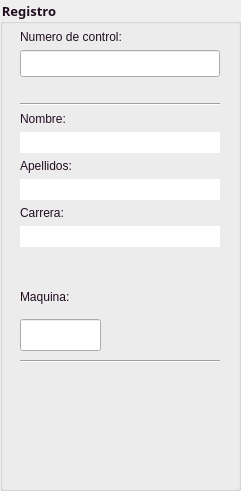
   <widget class="QGroupBox" name="groupBox">
    <property name="enabled">
     <bool>true</bool>
    </property>
    <property name="geometry">
     <rect>
      <x>580</x>
      <y>70</y>
      <width>241</width>
      <height>491</height>
     </rect>
    </property>
    <property name="sizePolicy">
     <sizepolicy hsizetype="Fixed" vsizetype="Preferred">
      <horstretch>0</horstretch>
      <verstretch>0</verstretch>
     </sizepolicy>
    </property>
    <property name="font">
     <font>
      <family>Ubuntu Mono</family>
      <pointsize>10</pointsize>
      <bold>true</bold>
     </font>
    </property>
    <property name="autoFillBackground">
     <bool>false</bool>
    </property>
    <property name="styleSheet">
     <string notr="true">color: rgb(33, 13, 32)</string>
    </property>
    <property name="title">
     <string>Registro</string>
    </property>
    <property name="flat">
     <bool>true</bool>
    </property>
    <widget class="QWidget" name="layoutWidget">
     <property name="geometry">
      <rect>
       <x>20</x>
       <y>30</y>
       <width>202</width>
       <height>253</height>
      </rect>
     </property>
     <property name="font">
      <font>
       <family>Ubuntu</family>
      </font>
     </property>
     <layout class="QVBoxLayout" name="verticalLayout">
      <property name="sizeConstraint">
       <enum>QLayout::SetFixedSize</enum>
      </property>
      <item>
       <widget class="QLabel" name="label">
        <property name="font">
         <font>
          <family>Ubuntu</family>
         </font>
        </property>
        <property name="styleSheet">
         <string notr="true">color: rgb(33, 13, 32)</string>
        </property>
        <property name="frameShadow">
         <enum>QFrame::Plain</enum>
        </property>
        <property name="text">
         <string>Numero de control:</string>
        </property>
       </widget>
      </item>
      <item>
       <widget class="QLineEdit" name="nControl">
        <property name="sizePolicy">
         <sizepolicy hsizetype="Ignored" vsizetype="Fixed">
          <horstretch>0</horstretch>
          <verstretch>0</verstretch>
         </sizepolicy>
        </property>
        <property name="font">
         <font>
          <pointsize>12</pointsize>
          <bold>true</bold>
         </font>
        </property>
        <property name="toolTip">
         <string/>
        </property>
        <property name="styleSheet">
         <string notr="true">color: rgb(33, 13, 32)</string>
        </property>
        <property name="text">
         <string/>
        </property>
        <property name="maxLength">
         <number>10</number>
        </property>
        <property name="alignment">
         <set>Qt::AlignCenter</set>
        </property>
       </widget>
      </item>
      <item>
       <spacer name="verticalSpacer_2">
        <property name="font">
         <font>
          <family>Ubuntu</family>
         </font>
        </property>
        <property name="orientation">
         <enum>Qt::Vertical</enum>
        </property>
        <property name="sizeHint" stdset="0">
         <size>
          <width>200</width>
          <height>20</height>
         </size>
        </property>
       </spacer>
      </item>
      <item>
       <widget class="Line" name="line">
        <property name="font">
         <font>
          <family>Ubuntu</family>
         </font>
        </property>
        <property name="orientation">
         <enum>Qt::Horizontal</enum>
        </property>
       </widget>
      </item>
      <item>
       <widget class="QLabel" name="label_2">
        <property name="font">
         <font>
          <family>Ubuntu</family>
         </font>
        </property>
        <property name="styleSheet">
         <string notr="true">color: rgb(33, 13, 32)</string>
        </property>
        <property name="frameShadow">
         <enum>QFrame::Sunken</enum>
        </property>
        <property name="text">
         <string>Nombre:</string>
        </property>
       </widget>
      </item>
      <item>
       <widget class="QLineEdit" name="nombre">
        <property name="font">
         <font>
          <family>Ubuntu</family>
          <pointsize>12</pointsize>
         </font>
        </property>
        <property name="cursor">
         <cursorShape>ForbiddenCursor</cursorShape>
        </property>
        <property name="mouseTracking">
         <bool>true</bool>
        </property>
        <property name="focusPolicy">
         <enum>Qt::NoFocus</enum>
        </property>
        <property name="autoFillBackground">
         <bool>false</bool>
        </property>
        <property name="styleSheet">
         <string notr="true">color: rgb(33, 13, 32)</string>
        </property>
        <property name="frame">
         <bool>false</bool>
        </property>
        <property name="readOnly">
         <bool>true</bool>
        </property>
       </widget>
      </item>
      <item>
       <widget class="QLabel" name="label_3">
        <property name="font">
         <font>
          <family>Ubuntu</family>
         </font>
        </property>
        <property name="styleSheet">
         <string notr="true">color: rgb(33, 13, 32)</string>
        </property>
        <property name="frameShadow">
         <enum>QFrame::Sunken</enum>
        </property>
        <property name="text">
         <string>Apellidos:</string>
        </property>
       </widget>
      </item>
      <item>
       <widget class="QLineEdit" name="apellidos">
        <property name="font">
         <font>
          <family>Ubuntu</family>
          <pointsize>12</pointsize>
         </font>
        </property>
        <property name="cursor">
         <cursorShape>ForbiddenCursor</cursorShape>
        </property>
        <property name="mouseTracking">
         <bool>true</bool>
        </property>
        <property name="focusPolicy">
         <enum>Qt::NoFocus</enum>
        </property>
        <property name="autoFillBackground">
         <bool>false</bool>
        </property>
        <property name="styleSheet">
         <string notr="true">color: rgb(33, 13, 32)</string>
        </property>
        <property name="frame">
         <bool>false</bool>
        </property>
        <property name="readOnly">
         <bool>true</bool>
        </property>
       </widget>
      </item>
      <item>
       <widget class="QLabel" name="label_5">
        <property name="font">
         <font>
          <family>Ubuntu</family>
         </font>
        </property>
        <property name="styleSheet">
         <string notr="true">color: rgb(33, 13, 32)</string>
        </property>
        <property name="frameShadow">
         <enum>QFrame::Sunken</enum>
        </property>
        <property name="text">
         <string>Carrera:</string>
        </property>
       </widget>
      </item>
      <item>
       <widget class="QLineEdit" name="carrera">
        <property name="font">
         <font>
          <family>Ubuntu</family>
          <pointsize>12</pointsize>
         </font>
        </property>
        <property name="cursor">
         <cursorShape>ForbiddenCursor</cursorShape>
        </property>
        <property name="mouseTracking">
         <bool>true</bool>
        </property>
        <property name="focusPolicy">
         <enum>Qt::NoFocus</enum>
        </property>
        <property name="autoFillBackground">
         <bool>false</bool>
        </property>
        <property name="styleSheet">
         <string notr="true">color: rgb(33, 13, 32)</string>
        </property>
        <property name="frame">
         <bool>false</bool>
        </property>
        <property name="readOnly">
         <bool>true</bool>
        </property>
       </widget>
      </item>
      <item>
       <spacer name="verticalSpacer_3">
        <property name="font">
         <font>
          <family>Ubuntu</family>
         </font>
        </property>
        <property name="orientation">
         <enum>Qt::Vertical</enum>
        </property>
        <property name="sizeHint" stdset="0">
         <size>
          <width>200</width>
          <height>20</height>
         </size>
        </property>
       </spacer>
      </item>
     </layout>
    </widget>
    <widget class="QWidget" name="layoutWidget">
     <property name="geometry">
      <rect>
       <x>20</x>
       <y>280</y>
       <width>81</width>
       <height>71</height>
      </rect>
     </property>
     <property name="font">
      <font>
       <family>Ubuntu</family>
      </font>
     </property>
     <layout class="QGridLayout" name="gridLayout">
      <item row="3" column="0">
       <widget class="QLineEdit" name="maquina">
        <property name="sizePolicy">
         <sizepolicy hsizetype="Ignored" vsizetype="Ignored">
          <horstretch>0</horstretch>
          <verstretch>0</verstretch>
         </sizepolicy>
        </property>
        <property name="font">
         <font>
          <family>Ubuntu</family>
          <pointsize>14</pointsize>
         </font>
        </property>
        <property name="styleSheet">
         <string notr="true">color: rgb(33, 13, 32)</string>
        </property>
        <property name="maxLength">
         <number>2</number>
        </property>
        <property name="alignment">
         <set>Qt::AlignCenter</set>
        </property>
       </widget>
      </item>
      <item row="0" column="0">
       <widget class="QLabel" name="label_4">
        <property name="font">
         <font>
          <family>Ubuntu</family>
         </font>
        </property>
        <property name="styleSheet">
         <string notr="true">color: rgb(33, 13, 32)</string>
        </property>
        <property name="frameShadow">
         <enum>QFrame::Sunken</enum>
        </property>
        <property name="text">
         <string>Maquina:</string>
        </property>
       </widget>
      </item>
     </layout>
    </widget>
    <widget class="Line" name="line_2">
     <property name="geometry">
      <rect>
       <x>20</x>
       <y>360</y>
       <width>200</width>
       <height>3</height>
      </rect>
     </property>
     <property name="font">
      <font>
       <family>Ubuntu</family>
      </font>
     </property>
     <property name="orientation">
      <enum>Qt::Horizontal</enum>
     </property>
    </widget>
    <widget class="QLabel" name="imagen">
     <property name="geometry">
      <rect>
       <x>60</x>
       <y>365</y>
       <width>110</width>
       <height>120</height>
      </rect>
     </property>
     <property name="font">
      <font>
       <family>Ubuntu Condensed</family>
       <pointsize>12</pointsize>
      </font>
     </property>
     <property name="text">
      <string/>
     </property>
     <property name="alignment">
      <set>Qt::AlignCenter</set>
     </property>
    </widget>
   </widget>
